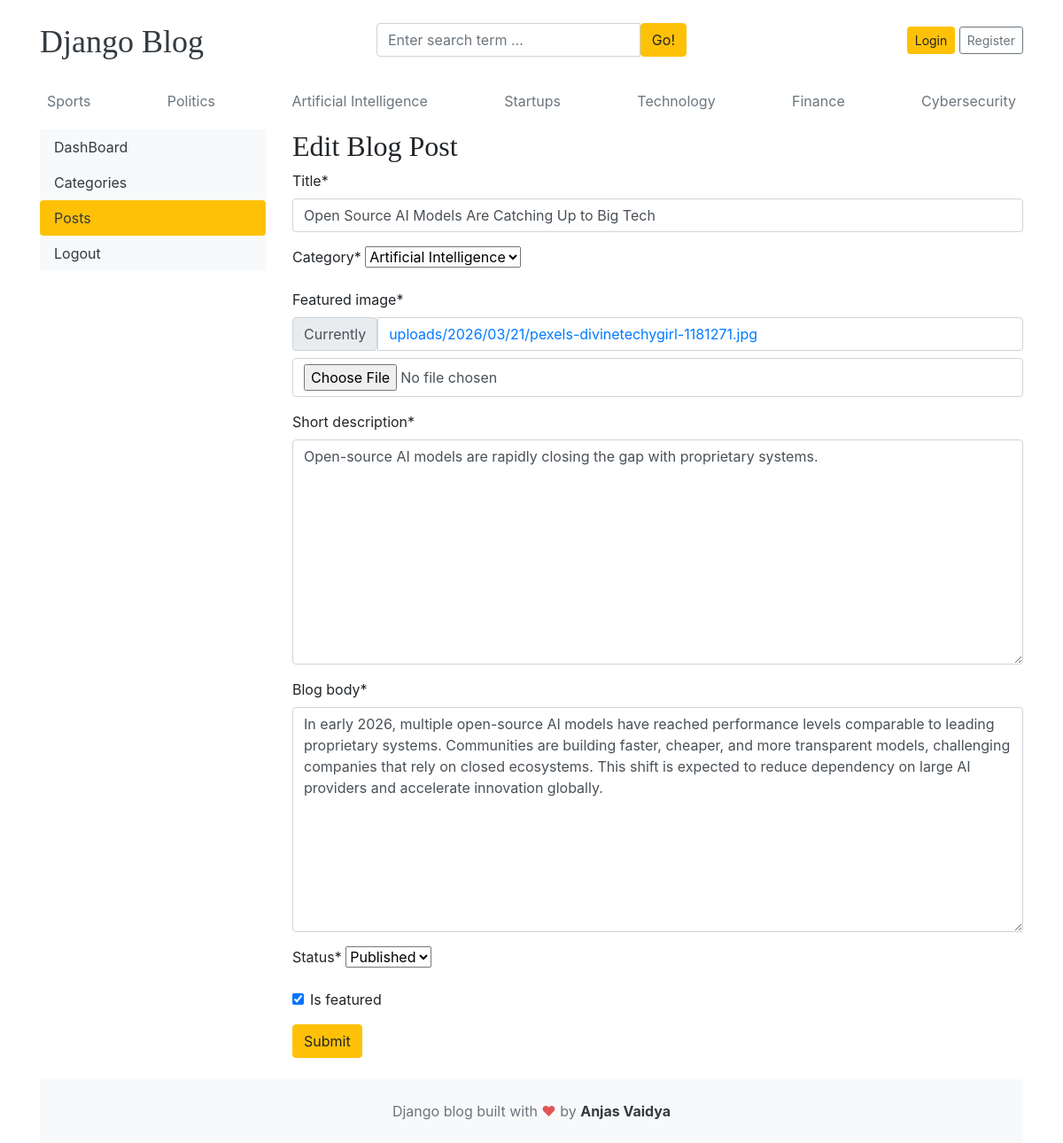
/dashboard/posts/edit/2, run on the app's committed database.
### blogs/models.py (models this page shows, shortened)
class Category(models.Model):
    category_name = models.CharField(max_length=50, unique=True)
    created_at = models.DateTimeField(auto_now_add=True)
    updated_at = models.DateTimeField(auto_now=True)
    class Meta:
        verbose_name_plural = "categories"
    def __str__(self):
        return self.category_name

class Blog(models.Model):
    title = models.CharField(max_length=100)
    slug = models.SlugField(max_length=150, unique=True, blank=True)
    category = models.ForeignKey(Category, on_delete=models.CASCADE)
    author = models.ForeignKey(User, on_delete=models.CASCADE)
    featured_image = models.ImageField(upload_to="uploads/%Y/%m/%d")
    short_description = models.TextField(max_length=500)
    blog_body = models.TextField(max_length=2000)
    status = models.CharField(max_length=20, choices=STATUS_CHOICES, default="Draft")
    is_featured = models.BooleanField(default=False)
    created_at = models.DateTimeField(auto_now_add=True)
    updated_at = models.DateTimeField(auto_now=True)

### dashboards/views.py (the view, shortened to what this page needs)
# urls.py: path("posts/edit/<int:pk>", views.edit_post, name="edit_post"),
def edit_post(request, pk):
    post = get_object_or_404(Blog, pk=pk)
    form = BlogPostForm(instance=post)
    context = {
        "form": form,
        "post": post,
    }
    return render(request, "dashboard/edit_post.html", context)

### dashboards/forms.py
class BlogPostForm(forms.ModelForm):
    class Meta:
        model = Blog
        fields = (
            "title",
            "category",
            "featured_image",
            "short_description",
            "blog_body",
            "status",
            "is_featured",
        )

### blogs/context_processors.py (called while the page is built)
def get_categories(request):
    categories = Category.objects.all()
    return dict(categories=categories)

def get_social_links(request):
    social_links = SocialLink.objects.all()
    return dict(social_links=social_links)

### templates/dashboard/edit_post.html (shortened to what this page needs)
{% extends "base.html" %}
{% block content %}
{% load crispy_forms_tags %}
  <div class="row">
    {% include 'dashboard/sidebar.html' %}
   <div class="col-md-9">
      <h2>Edit Blog Post</h2>
      <form action="{% url 'edit_post' post.id %}" method="POST" enctype="multipart/form-data">
        {{ form | crispy}}
        <button type="submit" class="btn btn-warning">Submit</button>
      </form>
      <br>
    </div>
  </div>
{% endblock content %}

### templates/base.html (shortened to what this page needs)
{% load static %}
<!DOCTYPE html>
<html lang="en">
    <head>
        <link href="https://getbootstrap.com/docs/4.0/dist/css/bootstrap.min.css"
              rel="stylesheet">
        <link href="{% static 'css/blog.css' %}" rel="stylesheet">
        <link rel="stylesheet" href="https://cdnjs.cloudflare.com/ajax/libs/font-awesome/4.7.0/css/font-awesome.min.css">
    </head>
    <body>
        <div class="container">
            <header class="blog-header py-3">
                <div class="row flex-nowrap justify-content-between align-items-center">
                    <div class="col-4 pt-1">
                        <a class="blog-header-logo text-dark" href="/">Django Blog</a>
                    </div>
                    <div class="col-4">
                        <form action="{% url 'search' %}" method="GET">
                            <div class="input-group">
                                <input class="form-control"
                                       type="text"
                                       name="keyword"
                                       value="{{ keyword }}"
                                       placeholder="Enter search term ..."
                                       aria-lable="Enter search" />
                                <button type="submit"
                                        class="btn btn-warning"
                                        id="button-search"
                                        type="button">Go!</button>
                            </div>
                        </form>
                    </div>
                    <div class="col-4 d-flex justify-content-end align-items-center">
                        {% if not user.is_authenticated %}
                            <a class="btn btn-sm btn-warning" href="{% url 'login' %}">Login</a> &nbsp;
                            <a class="btn btn-sm btn-outline-secondary" href="{% url 'register' %}">Register</a>
                        {% else %}
            <span><a href="{% url 'dashboard' %}"">Dashboard</a></span>
                            &emsp;
                            <span><a href="{% url "logout" %}">Logout</a></span>
                        {% endif %}
                    </div>
                </div>
            </header>
            <div class="nav-scroller py-1 mb-2">
                <nav class="nav d-flex justify-content-between">
                    {% for cat in categories %}
                        <a class="p-2 text-muted" href="{% url 'posts_by_category' cat.id %}">{{ cat.category_name }}</a>
                    {% endfor %}
                </nav>
            </div>
            {% block content %}{% endblock %}
            <footer class="blog-footer text-center py-4 bg-light">
                <p class="mb-0 text-muted">
                    Django blog built with <span style="color:#e25555;">&#10084;</span> by
                    <span class="text-dark font-weight-bold">Anjas Vaidya</span>
                </p>
            </footer>
        </body>
    </html>

### blog_main/static/css/blog.css (style rules this page uses)
.blog-header-logo { font-family: "Playfair Display", Georgia, "Times New Roman", serif; font-size: 2.25rem; }
h1, h2, h3, h4, h5, h6 { font-family: "Playfair Display", Georgia, "Times New Roman", serif; }

### data on the page
Category: category_name "Sports"
Category: category_name "Politics"
Category: category_name "Artificial Intelligence"
Category: category_name "Startups"
Category: category_name "Technology"
Category: category_name "Finance"
Category: category_name "Cybersecurity"
Blog: title "Open Source AI Models Are Catching Up to Big Tech", category "Artificial Intelligence", short_description "Open-source AI models are rapidly closing the gap with proprietary systems.", blog_body "In early 2026, multiple open-source AI models have reached performance levels comparable to leading proprietary systems. Communities are building faster, cheaper, and more transparent models, challenging companies that rely on closed ecosystems. This shift is expected to reduce dependency on large AI providers and accelerate innovation globally.", status "Published", is_featured "☑"
